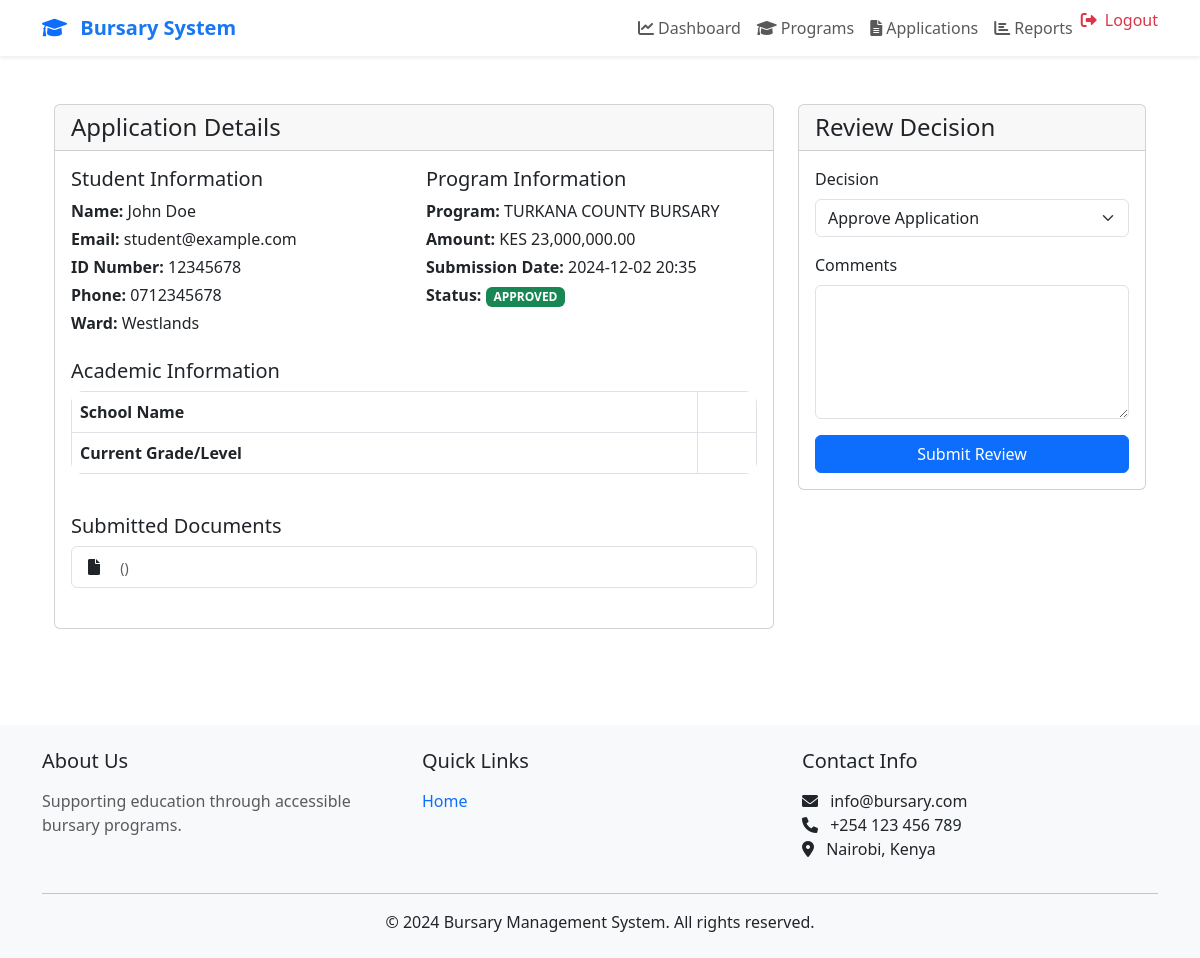
Page /admin/application/3/review (signed in) on the committed database.
### app/models.py (models this page shows, shortened)
class User(UserMixin, db.Model):
    id = db.Column(db.Integer, primary_key=True)
    email = db.Column(db.String(120), unique=True, nullable=False)
    password_hash = db.Column(db.String(256))
    first_name = db.Column(db.String(64))
    last_name = db.Column(db.String(64))
    role = db.Column(db.String(20), default='STUDENT')
    created_at = db.Column(db.DateTime, default=datetime.utcnow)
    updated_at = db.Column(db.DateTime, default=datetime.utcnow, onupdate=datetime.utcnow)
    profile = db.relationship('Profile', backref='user', uselist=False)
    submitted_applications = db.relationship('Application', backref='applicant',
                                          lazy='dynamic',
                                          foreign_keys='Application.student_id')
    reviewed_applications = db.relationship('Application', backref='reviewer',
                                         lazy='dynamic',
                                         foreign_keys='Application.reviewed_by')
    academic_info = db.relationship('AcademicInfo', backref='user', uselist=False)

class Profile(db.Model):
    id = db.Column(db.Integer, primary_key=True)
    user_id = db.Column(db.Integer, db.ForeignKey('user.id', name='fk_profile_user'), unique=True)
    first_name = db.Column(db.String(50))
    last_name = db.Column(db.String(50))
    phone_number = db.Column(db.String(20))
    date_of_birth = db.Column(db.Date)
    gender = db.Column(db.String(10))
    ward_id = db.Column(db.Integer, db.ForeignKey('ward.id', name='fk_profile_ward'))
    id_number = db.Column(db.String(20), unique=True,
                         nullable=False,
                         name='uq_profile_id_number')

class Ward(db.Model):
    id = db.Column(db.Integer, primary_key=True)
    name = db.Column(db.String(100), unique=True, nullable=False)
    description = db.Column(db.String(500))
    total_budget = db.Column(db.Float, nullable=False)
    created_at = db.Column(db.DateTime, default=datetime.utcnow)
    updated_at = db.Column(db.DateTime, default=datetime.utcnow, onupdate=datetime.utcnow)
    programs = db.relationship('BursaryProgram', backref='ward', lazy='dynamic')
    profiles = db.relationship('Profile', backref='ward', lazy='dynamic')
    applications = db.relationship('Application', backref='ward', lazy='dynamic')

class BursaryProgram(db.Model):
    id = db.Column(db.Integer, primary_key=True)
    name = db.Column(db.String(200), nullable=False)
    description = db.Column(db.Text)
    amount = db.Column(db.Float, nullable=False)
    start_date = db.Column(db.DateTime, nullable=False)
    end_date = db.Column(db.DateTime, nullable=False)
    requirements = db.Column(db.Text)
    ward_id = db.Column(db.Integer, db.ForeignKey('ward.id'), nullable=True)
    status = db.Column(db.String(20), default='ACTIVE')
    created_at = db.Column(db.DateTime, default=datetime.utcnow)
    updated_at = db.Column(db.DateTime, default=datetime.utcnow, onupdate=datetime.utcnow)
    applications = db.relationship('Application', backref='program', lazy='dynamic')

class Application(db.Model):
    id = db.Column(db.Integer, primary_key=True)
    student_id = db.Column(db.Integer, db.ForeignKey('user.id'), nullable=False)
    ward_id = db.Column(db.Integer, db.ForeignKey('ward.id'), nullable=False)
    program_id = db.Column(db.Integer, db.ForeignKey('bursary_program.id'), nullable=False)
    status = db.Column(db.String(20), default='PENDING')
    amount = db.Column(db.Float, nullable=False)
    reason = db.Column(db.Text, nullable=False)
    reviewed_by = db.Column(db.Integer, db.ForeignKey('user.id'))
    review_note = db.Column(db.Text)
    created_at = db.Column(db.DateTime, default=datetime.utcnow)
    updated_at = db.Column(db.DateTime, default=datetime.utcnow, onupdate=datetime.utcnow)
    documents = db.relationship('Document', backref='application', lazy='dynamic')
    timeline = db.relationship('ApplicationTimeline', backref='application', lazy='dynamic')

class Document(db.Model):
    id = db.Column(db.Integer, primary_key=True)
    type = db.Column(db.String(50), nullable=False)
    url = db.Column(db.String(500), nullable=False)     # original filename
    application_id = db.Column(db.Integer, db.ForeignKey('application.id'), nullable=False)
    created_at = db.Column(db.DateTime, default=datetime.utcnow)

### app/admin/routes.py (the view, shortened to what this page needs)
@bp.route('/application/<int:application_id>/review', methods=['GET', 'POST'])
@login_required
@admin_required
def review_application(application_id):
    application = Application.query.get_or_404(application_id)
    form = ApplicationReviewForm()
    return render_template('admin/review_application.html',
                         application=application,
                         form=form)

### app/admin/forms.py
class ApplicationReviewForm(FlaskForm):
    status = SelectField('Decision', choices=[
        ('APPROVED', 'Approve Application'),
        ('REJECTED', 'Reject Application'),
        ('PENDING', 'Keep Pending'),
        ('INFO_REQUESTED', 'Request More Information')
    ], validators=[DataRequired()])
    comments = TextAreaField('Comments', validators=[DataRequired(), Length(min=10)])
    submit = SubmitField('Submit Review')

### app/models.py (called while the page is built)
@login_manager.user_loader
def load_user(id):
    return User.query.get(int(id))

### app/templates/admin/review_application.html (shortened to what this page needs)
{% extends "admin/base.html" %}
{% block content %}
<div class="container-fluid py-4">
    <div class="row">
        <div class="col-md-8">
            <div class="card mb-4">
                <div class="card-header">
                    <h4 class="mb-0">Application Details</h4>
                </div>
                <div class="card-body">
                    <div class="row mb-4">
                        <div class="col-md-6">
                            <h5>Student Information</h5>
                            <p class="mb-1"><strong>Name:</strong> {{ application.applicant.first_name }} {{ application.applicant.last_name }}</p>
                            <p class="mb-1"><strong>Email:</strong> {{ application.applicant.email }}</p>
                            <p class="mb-1"><strong>ID Number:</strong> {{ application.applicant.profile.id_number }}</p>
                            <p class="mb-1"><strong>Phone:</strong> {{ application.applicant.profile.phone_number }}</p>
                            <p class="mb-0"><strong>Ward:</strong> {{ application.applicant.profile.ward.name }}</p>
                        </div>
                        <div class="col-md-6">
                            <h5>Program Information</h5>
                            <p class="mb-1"><strong>Program:</strong> {{ application.program.name }}</p>
                            <p class="mb-1"><strong>Amount:</strong> KES {{ "{:,.2f}".format(application.program.amount) }}</p>
                            <p class="mb-1"><strong>Submission Date:</strong> {{ application.created_at.strftime('%Y-%m-%d %H:%M') }}</p>
                            <p class="mb-0"><strong>Status:</strong>
                                <span class="badge {% if application.status == 'PENDING' %}bg-warning
                                                 {% elif application.status == 'APPROVED' %}bg-success
                                                 {% elif application.status == 'REJECTED' %}bg-danger
                                                 {% endif %}">
                                    {{ application.status }}
                                </span>
                            </p>
                        </div>
                    </div>
                    <h5>Academic Information</h5>
                    <div class="table-responsive mb-4">
                        <table class="table table-bordered">
                            <tr>
                                <th>School Name</th>
                                <td>{{ application.applicant.academic_info.school_name }}</td>
                            </tr>
                            <tr>
                                <th>Current Grade/Level</th>
                                <td>{{ application.applicant.academic_info.current_grade }}</td>
                            </tr>
                        </table>
                    </div>
                    {% if application.documents %}
                    <h5>Submitted Documents</h5>
                    <div class="list-group mb-4">
                        {% for doc in application.documents %}
                        <a href="{{ url_for('admin.download_document', document_id=doc.id) }}" class="list-group-item list-group-item-action">
                            <i class="fas fa-file me-2"></i>
                            <small class="text-muted ms-2">({{ doc.file_type }})</small>
                        </a>
                        {% endfor %}
                    </div>
                    {% endif %}
                </div>
            </div>
        </div>
        <div class="col-md-4">
            <div class="card">
                <div class="card-header">
                    <h4 class="mb-0">Review Decision</h4>
                </div>
                <div class="card-body">
                    <form method="POST">
                        <div class="mb-3">
                            {{ form.status.label(class="form-label") }}
                            {{ form.status(class="form-select") }}
                        </div>
                        <div class="mb-3">
                            {{ form.comments.label(class="form-label") }}
                            {{ form.comments(class="form-control", rows=5) }}
                        </div>
                        {{ form.submit(class="btn btn-primary w-100") }}
                    </form>
                </div>
            </div>
        </div>
    </div>
</div>
{% endblock %}

### app/static/styles/meta-design.css (style rules this page uses)
:root { --meta-primary: #1877F2; --meta-secondary: #1C2B33; --meta-background: #F8F9FA; --meta-surface: #FFFFFF; --meta-error: #E41E3F; --meta-success: #28A745; --meta-warning: #FFC107; --meta-info: #17A2B8; --meta-text-primary: #2C3E50; --meta-text-secondary: #6C757D; --meta-text-muted: #95A5A6; --meta-border: #E9ECEF; --meta-hover: #F7F9FC; --shadow-sm: 0 2px 4px rgba(0, 0, 0, 0.02); --shadow-md: 0 4px 6px rgba(0, 0, 0, 0.04); --shadow-lg: 0 10px 15px rgba(0, 0, 0, 0.05); --border-radius-sm: 8px; --border-radius-md: 12px; --border-radius-lg: 16px; --meta-font-family: -apple-system, BlinkMacSystemFont, "Segoe UI", Roboto, "Helvetica Neue", Arial, sans-serif; --spacing-xs: 4px; --spacing-sm: 8px; --spacing-md: 16px; --spacing-lg: 24px; --spacing-xl: 32px; --spacing-xxl: 48px; }
body { font-family: var(--meta-font-family); background-color: var(--meta-background); color: var(--meta-text-primary); line-height: 1.6; -webkit-font-smoothing: antialiased; -moz-osx-font-smoothing: grayscale; }
.btn { font-weight: 500; padding: 0.5rem 1.25rem; border-radius: var(--border-radius-sm); transition: all 0.2s ease; }
.btn-primary { background: var(--meta-primary); border: none; }
.form-control { border-radius: var(--border-radius-sm); border: 1px solid var(--meta-border); padding: 0.75rem 1rem; transition: all 0.2s ease; }
.table { border-radius: var(--border-radius-md); overflow: hidden; }
.badge { font-weight: 500; padding: 0.5em 1em; border-radius: var(--border-radius-sm); }

### rows in the picture
User: applicant.first_name "John", applicant.last_name "Doe", applicant.email "student@example.com"
Profile: applicant.profile.id_number "12345678", applicant.profile.phone_number "0712345678"
Ward: applicant.profile.ward.name "Westlands"
BursaryProgram: program.name "TURKANA COUNTY BURSARY", program.amount "23,000,000.00"
Application: created_at "2024-12-02 20:35", status "APPROVED"
